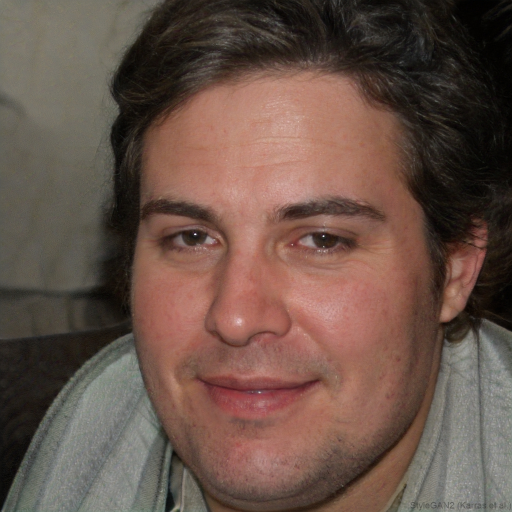
#> input picture foto/ai_generate.jpg, 1024 x 1024 px (shown at 1/2 size)
$ python -i eye_reflection.py   (imports and definitions only)
#> lines starting #> are read from the running program, lines starting #| are printed output that depends on the picture; after the words box and inside, x2 and y2 are one past the last pixel; in counts of white or black regions, pixels touching at a corner belong together
"""
modules/eye_reflection.py
--------------------------
Modul analisis konsistensi refleksi mata (Eye Reflection Consistency).

Catchlight (specular highlight) pada kornea mata adalah sinyal forensik
yang kuat untuk mendeteksi AI-generated dan face-swap images:

  1. Foto asli: catchlight bentuk natural (dari sumber cahaya nyata),
     posisi dan bentuk konsisten antara mata kiri dan kanan,
     ada chromatic aberration subtle di tepi catchlight.

  2. AI-generated (full diffusion): catchlight simetris sempurna antara
     kedua mata, bentuk terlalu reguler (bulat sempurna atau persegi),
     tidak ada chromatic aberration.

  3. Face-swap: catchlight dari wajah donor tidak cocok dengan pencahayaan
     background/environment. Inkonsistensi antara catchlight mata dan
     highlight di kulit/rambut.

Metode:
  1. Deteksi region mata via landmark atau Haar eye detector
  2. Isolasi catchlight via threshold adaptive pada region iris
  3. Analisis simetri catchlight L-R (posisi, bentuk, intensitas)
  4. Hitung regularity score (AI catchlight terlalu regular)
  5. Analisis konsistensi catchlight vs highlight di region non-mata

Sub-skor output:
  - lr_symmetry_score    : simetri L-R (tinggi = terlalu simetris = AI)
  - catchlight_regularity: regularitas bentuk catchlight (tinggi = AI)
  - highlight_consistency: konsistensi dengan highlight lain (rendah = face-swap)
  - eye_score            : skor gabungan 0.0–1.0

Catatan:
  - highlight_consistency DIINVERSI: rendah = inkonsisten = mencurigakan
  - Modul ini memberikan confidence rendah jika mata tidak terdeteksi
    atau catchlight terlalu kecil, dan mengembalikan verdict N/A.

Dependensi: opencv-python, numpy, scipy
"""

import logging
from typing import Any

import cv2
import numpy as np
from scipy.ndimage import label as scipy_label

logger = logging.getLogger(__name__)


# ---------------------------------------------------------------------------
# Konstanta
# ---------------------------------------------------------------------------

MIN_EYE_SIZE         = 20    # ukuran minimum region mata (px)
CATCHLIGHT_THRESHOLD = 180   # threshold brightness untuk catchlight (0–255) — diturunkan dari 220
MIN_CATCHLIGHT_AREA  = 5     # area minimum catchlight (px²)
MAX_CATCHLIGHT_AREA  = 800   # area maksimum (lebih besar = bukan catchlight)


# ---------------------------------------------------------------------------
# Kelas utama
# ---------------------------------------------------------------------------

class EyeReflectionAnalyzer:
    """
    Mendeteksi anomali catchlight pada mata sebagai indikator deepfake/AI.
    """

    def __init__(self, face_detector=None, landmark_predictor=None) -> None:
        self.face_detector      = face_detector
        self.landmark_predictor = landmark_predictor
        self._use_dlib          = (face_detector is not None
                                   and landmark_predictor is not None)

    # ------------------------------------------------------------------
    def analyze(self, image: np.ndarray) -> dict[str, Any]:
        """
        Analisis utama. Menerima gambar BGR (OpenCV format).
        """
        try:
            if image is None or image.size == 0:
                return self._unavailable("Gambar kosong atau tidak valid")

            gray = cv2.cvtColor(image, cv2.COLOR_BGR2GRAY)
            h, w = gray.shape

            # --- Deteksi region mata ---
            left_eye_roi, right_eye_roi = self._detect_eye_regions(gray, image, h, w)

            if left_eye_roi is None or right_eye_roi is None:
                return self._unavailable("Kedua mata tidak terdeteksi")

            # --- Ekstrak catchlight dari masing-masing mata ---
            left_cl  = self._extract_catchlight(left_eye_roi)
            right_cl = self._extract_catchlight(right_eye_roi)

            if left_cl is None or right_cl is None:
                return self._unavailable("Catchlight tidak terdeteksi di satu atau kedua mata")

            # --- Sub-skor 1: L-R symmetry ---
            lr_symmetry_score = self._compute_lr_symmetry(
                left_cl, right_cl, left_eye_roi, right_eye_roi
            )

            # --- Sub-skor 2: Catchlight regularity ---
            catchlight_regularity = self._compute_regularity(left_cl, right_cl)

            # --- Sub-skor 3: Highlight consistency ---
            # Diinversi: rendah = inkonsisten = mencurigakan
            highlight_consistency = self._compute_highlight_consistency(
                gray, image, left_eye_roi, right_eye_roi, h, w
            )
            # Inversi untuk scoring (inkonsistensi = skor tinggi = mencurigakan)
            highlight_inconsistency = 1.0 - highlight_consistency

            # --- Eye score gabungan ---
            # lr_symmetry: AI terlalu simetris → tinggi = mencurigakan
            # catchlight_regularity: AI terlalu regular → tinggi = mencurigakan
            # highlight_inconsistency: face-swap inkonsisten → tinggi = mencurigakan
            eye_score = float(np.clip(
                0.35 * lr_symmetry_score
                + 0.35 * catchlight_regularity
                + 0.30 * highlight_inconsistency,
                0.0, 1.0
            ))

            # --- Confidence ---
            confidence = 0.75  # relatif tinggi jika kedua mata dan catchlight terdeteksi

            # --- Verdict ---
            if eye_score >= 0.60:
                verdict = "FAKE"
            elif eye_score >= 0.42:
                verdict = "SUSPICIOUS"
            else:
                verdict = "REAL"

            return {
                "score":      round(eye_score, 4),
                "confidence": round(confidence, 4),
                "verdict":    verdict,
                "details": {
                    "sub_scores": {
                        "lr_symmetry_score":    round(lr_symmetry_score, 4),
                        "catchlight_regularity":round(catchlight_regularity, 4),
                        "highlight_consistency":round(highlight_consistency, 4),
                    },
                    "left_catchlight_area":  int(left_cl["area"]),
                    "right_catchlight_area": int(right_cl["area"]),
                },
            }

        except Exception as exc:
            logger.error("EyeReflectionAnalyzer error: %s", exc, exc_info=True)
            return self._unavailable(f"Error: {exc}")

    # ------------------------------------------------------------------
    # Private helpers
    # ------------------------------------------------------------------

    def _detect_eye_regions(self, gray, bgr, h, w):
        """Kembalikan (left_eye_patch, right_eye_patch) sebagai dict dengan
        keys: 'patch' (np.ndarray), 'x', 'y', 'w', 'h'."""
        if self._use_dlib:
            return self._dlib_eyes(gray, h, w)
        return self._haar_eyes(gray, h, w)

    # [26 lines left out: function _dlib_eyes, not called in this run]

    def _haar_eyes(self, gray, h, w):
        face_cascade = cv2.CascadeClassifier(
            cv2.data.haarcascades + "haarcascade_frontalface_default.xml"
        )
        eye_cascade = cv2.CascadeClassifier(
            cv2.data.haarcascades + "haarcascade_eye.xml"
        )
        faces = face_cascade.detectMultiScale(
            gray, scaleFactor=1.1, minNeighbors=5, minSize=(60, 60)
        )
        if len(faces) == 0:
            return None, None

        fx, fy, fw, fh = max(faces, key=lambda r: r[2] * r[3])
        face_gray      = gray[fy:fy + fh, fx:fx + fw]

        eyes = eye_cascade.detectMultiScale(
            face_gray, scaleFactor=1.1, minNeighbors=5,
            minSize=(MIN_EYE_SIZE, MIN_EYE_SIZE)
        )
        if len(eyes) < 2:
            return None, None

        # Ambil dua mata teratas, sort kiri-kanan
        eyes_sorted = sorted(eyes, key=lambda e: e[1])[:2]
        eyes_sorted = sorted(eyes_sorted, key=lambda e: e[0])

        def to_dict(ex, ey, ew, eh):
            ax, ay = fx + ex, fy + ey
            return {
                "patch": gray[ay:ay + eh, ax:ax + ew],
                "x": ax, "y": ay, "w": ew, "h": eh,
            }

        left  = to_dict(*eyes_sorted[0])
        right = to_dict(*eyes_sorted[1])
        return left, right

    def _extract_catchlight(self, eye_roi: dict) -> dict | None:
        """
        Ekstrak catchlight terbesar dari region mata.
        Kembalikan dict: area, centroid_rel, circularity, mean_intensity.
        """
        patch = eye_roi["patch"]
        if patch.size == 0:
            return None

        ph, pw = patch.shape

        # Threshold adaptif untuk catchlight
        _, thresh = cv2.threshold(patch, CATCHLIGHT_THRESHOLD, 255, cv2.THRESH_BINARY)

        # Label connected components
        labeled, n_components = scipy_label(thresh)
        if n_components == 0:
            return None

        best = None
        best_area = 0

        for label_id in range(1, n_components + 1):
            component = (labeled == label_id).astype(np.uint8)
            area      = int(component.sum())

            if area < MIN_CATCHLIGHT_AREA or area > MAX_CATCHLIGHT_AREA:
                continue

            if area > best_area:
                best_area = area
                ys, xs    = np.where(component > 0)
                cx_rel    = float(np.mean(xs)) / pw  # relatif terhadap lebar mata
                cy_rel    = float(np.mean(ys)) / ph

                # Circularity: 4π·area / perimeter²
                contours, _ = cv2.findContours(
                    component, cv2.RETR_EXTERNAL, cv2.CHAIN_APPROX_SIMPLE
                )
                perimeter = cv2.arcLength(contours[0], True) if contours else 1.0
                circularity = (4 * np.pi * area) / (perimeter ** 2 + 1e-6)

                best = {
                    "area":         area,
                    "cx_rel":       cx_rel,
                    "cy_rel":       cy_rel,
                    "circularity":  float(circularity),
                    "mean_intensity": float(patch[ys, xs].mean()),
                }

        return best

    def _compute_lr_symmetry(self, left_cl, right_cl, left_roi, right_roi) -> float:
        """
        Hitung simetri L-R catchlight.

        Foto asli: posisi catchlight sedikit berbeda antara L dan R
        karena perspektif dan kontur kornea yang natural.
        AI-generated: posisi dan ukuran sangat simetris (mirrored).

        Normalisasi: 0 = asimetris alami, 1 = terlalu simetris (AI).
        """
        # Posisi relatif (setelah flip untuk mirror comparison)
        left_cx  = left_cl["cx_rel"]
        right_cx = 1.0 - right_cl["cx_rel"]  # mirror
        left_cy  = left_cl["cy_rel"]
        right_cy = right_cl["cy_rel"]

        pos_diff = np.sqrt((left_cx - right_cx) ** 2 + (left_cy - right_cy) ** 2)

        # Perbedaan ukuran (area)
        l_area   = left_cl["area"]
        r_area   = right_cl["area"]
        area_ratio = min(l_area, r_area) / (max(l_area, r_area) + 1e-6)

        # Perbedaan circularity
        circ_diff = abs(left_cl["circularity"] - right_cl["circularity"])

        # Foto asli: pos_diff ~0.1–0.3, area_ratio ~0.5–0.8, circ_diff ~0.1–0.3
        # AI: pos_diff ~0.0–0.05, area_ratio ~0.9–1.0, circ_diff ~0.0–0.05

        # Simetri = rendah pos_diff + tinggi area_ratio + rendah circ_diff
        symmetry = (
            (1.0 - float(np.clip(pos_diff / 0.3, 0.0, 1.0))) * 0.4
            + float(np.clip(area_ratio, 0.0, 1.0)) * 0.4
            + (1.0 - float(np.clip(circ_diff / 0.3, 0.0, 1.0))) * 0.2
        )

        # Normalisasi ulang: symmetry 0.5 → skor 0, symmetry 1.0 → skor 1
        score = float(np.clip((symmetry - 0.5) / 0.5, 0.0, 1.0))
        return score

    def _compute_regularity(self, left_cl: dict, right_cl: dict) -> float:
        """
        Hitung regularitas bentuk catchlight.

        AI: catchlight bulat sempurna (circularity ~1.0) atau persegi.
        Foto asli: catchlight tidak beraturan, memantulkan sumber cahaya
        nyata (window, softbox, ambient).

        Normalisasi: 0 = natural/irregular, 1 = terlalu regular (AI).
        """
        avg_circularity = (left_cl["circularity"] + right_cl["circularity"]) / 2.0

        # Circularity 1.0 = bulat sempurna = AI
        # Foto asli: ~0.4–0.8
        regularity = float(np.clip((avg_circularity - 0.4) / 0.6, 0.0, 1.0))
        return regularity

    def _compute_highlight_consistency(
        self,
        gray: np.ndarray,
        bgr: np.ndarray,
        left_roi: dict,
        right_roi: dict,
        h: int,
        w: int,
    ) -> float:
        """
        Hitung konsistensi catchlight dengan highlight di area non-mata.

        Face-swap: wajah baru punya catchlight yang tidak cocok dengan
        pencahayaan asli (dari background/baju/rambut).

        Logika: bandingkan arah dominan highlight di mata vs arah
        dominan highlight di region non-wajah (bahu, background atas).

        Kembalikan: 0.0 = inkonsisten (mencurigakan), 1.0 = konsisten (asli).
        """
        # Highlight di mata: centroid relatif dari catchlight
        left_cx  = left_roi["x"] + left_cl_cx(left_roi)
        right_cx = right_roi["x"] + right_cl_cx(right_roi)
        eye_light_x = (left_cx + right_cx) / 2.0 / w  # 0 = kiri, 1 = kanan

        # Highlight di background (atas gambar, 0–20% height)
        bg_region = gray[:int(h * 0.2), :]
        bright_bg = (bg_region > 200).astype(np.float32)
        if bright_bg.sum() > 0:
            bg_xs = np.where(bright_bg > 0)[1]
            bg_light_x = float(np.mean(bg_xs)) / w
        else:
            # Tidak ada highlight di background — tidak bisa dibandingkan
            return 0.5

        # Konsistensi: semakin dekat posisi horizontal, semakin konsisten
        diff        = abs(eye_light_x - bg_light_x)
        consistency = float(np.clip(1.0 - diff * 2.0, 0.0, 1.0))
        return consistency

    # ------------------------------------------------------------------
    # [7 lines left out: function _unavailable, not called in this run]


# ---------------------------------------------------------------------------
# Helper standalone (digunakan dalam _compute_highlight_consistency)
# ---------------------------------------------------------------------------

def left_cl_cx(eye_roi: dict) -> float:
    """Estimasi posisi x catchlight dari centroid patch."""
    return eye_roi["w"] * 0.5   # fallback ke tengah jika tidak ada catchlight detail


def right_cl_cx(eye_roi: dict) -> float:
    return eye_roi["w"] * 0.5

>>> import cv2
>>> picture = cv2.imread('../../foto/ai_generate.jpg')
#> picture is the input picture: shape (1024, 1024, 3); mean B, G, R 72.5, 82.4, 104.7
>>> result = EyeReflectionAnalyzer().analyze(picture)
#> in analyze, `gray = cv2.cvtColor(image, cv2.COLOR_BGR2GRAY)`:
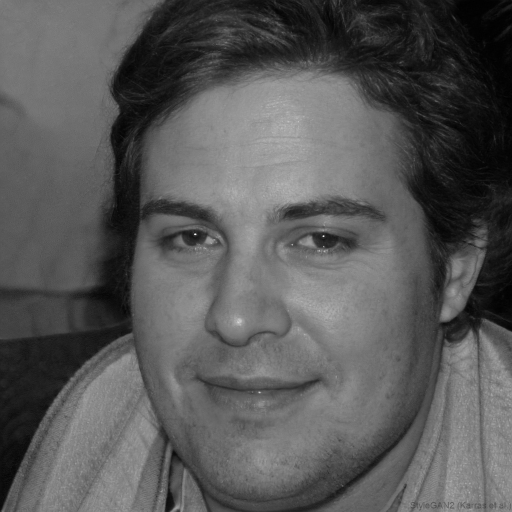
#> gray: shape (1024, 1024) (shown at 1/2 size); min 0, max 253, mean 88
#> in _haar_eyes, `faces = face_cascade.detectMultiScale( gray, scaleFactor=1.1, minNeigh..`: faces = [[170, 218, 674, 674]]
#> in _haar_eyes, `fx, fy, fw, fh = max(faces, key=lambda r: r[2] * r[3])`: fx = 170; fy = 218; fw = 674
#> in _haar_eyes, `face_gray      = gray[fy:fy + fh, fx:fx + fw]`:
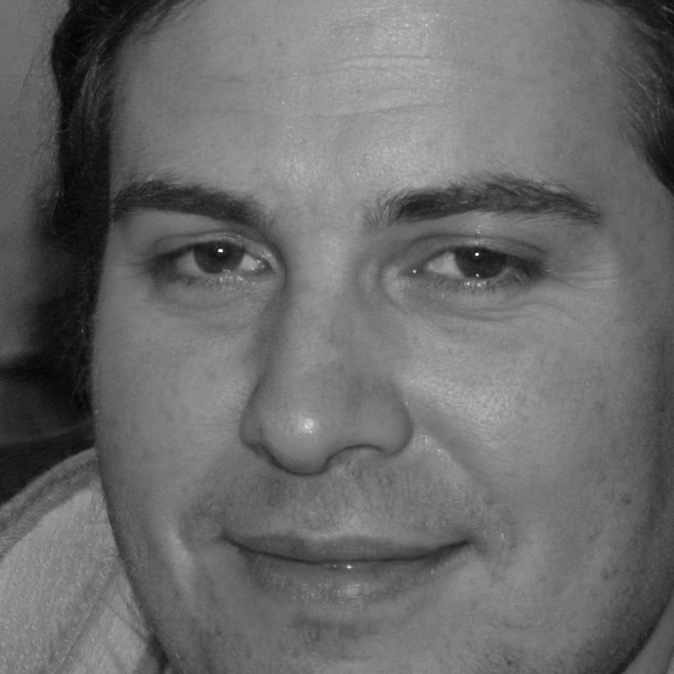
#> face_gray: shape (674, 674); min 4, max 253, mean 106.4
#> in _haar_eyes, `eyes = eye_cascade.detectMultiScale( face_gray, scaleFactor=1.1, minNe..`: eyes = [[133, 193, 131, 131], [335, 230, 89, 89], [385, 193, 146, 146]]
#> in _haar_eyes, `eyes_sorted = sorted(eyes, key=lambda e: e[1])[:2]`: eyes_sorted = [[133, 193, 131, 131], [385, 193, 146, 146]]
#> in to_dict, `ax, ay = fx + ex, fy + ey`: ax = 303; ay = 411
#> in _haar_eyes, `left  = to_dict(*eyes_sorted[0])`: left = 5 items
#> in _extract_catchlight, `patch = eye_roi["patch"]`:
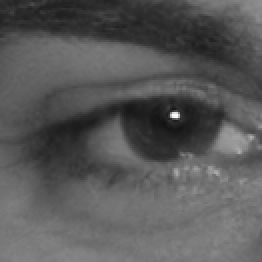
#> patch: shape (131, 131) (shown 2 times larger); min 18, max 251, mean 88.4
#> in _extract_catchlight, `_, thresh = cv2.threshold(patch, CATCHLIGHT_THRESHOLD, 255, cv2.THRESH..`:
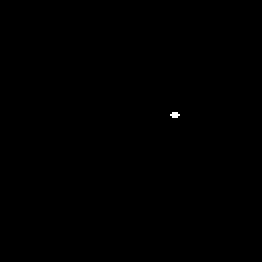
#> thresh: shape (131, 131) (shown 2 times larger); 0.06% white in thin lines or dots, all inside (x1, y1, x2, y2) = (85, 56, 90, 59)
#> in _extract_catchlight, `labeled, n_components = scipy_label(thresh)`: n_components = 1
#> the loop in _extract_catchlight, `for label_id in range(1, n_components + 1):` made 1 pass
#> (area, best_area, ys, xs, cx_rel, cy_rel, perimeter, circularity) on pass 1: (11, 11, [56, 56, 56, 57, 57, 57, 57, 57, 58, 58, 58], [86, 87, 88, 85, 86, 87, 88, 89, 86, 87, 88], 0.664, 0.435, 9.66, 1.48)
#> after the loop in _extract_catchlight, `for label_id in range(1, n_components + 1):`: best_area = 11; circularity = 1.48; cx_rel = 0.664; cy_rel = 0.435; perimeter = 9.66
#> in analyze, `left_cl  = self._extract_catchlight(left_eye_roi)`: left_cl = {'area': 11, 'cx_rel': 0.664, 'cy_rel': 0.435, 'circularity': 1.48, 'mean_intensity': 228}
#> in _extract_catchlight (call 2), `patch = eye_roi["patch"]`:
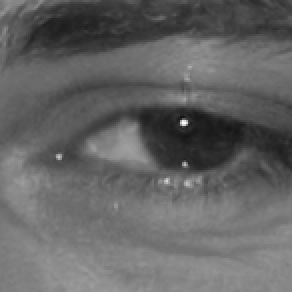
#> patch: shape (146, 146) (shown 2 times larger); min 19, max 253, mean 100.1
#> in _extract_catchlight (call 2), `labeled, n_components = scipy_label(thresh)`: n_components = 5
#> the loop in _extract_catchlight (call 2), `for label_id in range(1, n_components + 1):` made 5 passes
#> (area, best_area, ys, xs, cx_rel, cy_rel, perimeter, circularity) on pass 1: (8, 8, [60, 60, 61, 61, 61, 61, 62, 62], [91, 92, 90, 91, 92, 93, 91, 92], 0.627, 0.418, 7.66, 1.71)
#> after the loop in _extract_catchlight (call 2), `for label_id in range(1, n_components + 1):`: best_area = 8; circularity = 1.71; cx_rel = 0.627; cy_rel = 0.418; perimeter = 7.66
#> in analyze, `right_cl = self._extract_catchlight(right_eye_roi)`: right_cl = {'area': 8, 'cx_rel': 0.627, 'cy_rel': 0.418, 'circularity': 1.71, 'mean_intensity': 222.4}
#> in _compute_lr_symmetry, `left_cx  = left_cl["cx_rel"]`: left_cx = 0.664
#> in _compute_lr_symmetry, `right_cx = 1.0 - right_cl["cx_rel"]`: right_cx = 0.373
#> in _compute_lr_symmetry, `left_cy  = left_cl["cy_rel"]`: left_cy = 0.435
#> in _compute_lr_symmetry, `right_cy = right_cl["cy_rel"]`: right_cy = 0.418
#> in _compute_lr_symmetry, `pos_diff = np.sqrt((left_cx - right_cx) ** 2 + (left_cy - right_cy) **..`: pos_diff = 0.291
#> in _compute_lr_symmetry, `l_area   = left_cl["area"]`: l_area = 11
#> in _compute_lr_symmetry, `r_area   = right_cl["area"]`: r_area = 8
#> in _compute_lr_symmetry, `area_ratio = min(l_area, r_area) / (max(l_area, r_area) + 1e-6)`: area_ratio = 0.727
#> in _compute_lr_symmetry, `circ_diff = abs(left_cl["circularity"] - right_cl["circularity"])`: circ_diff = 0.232
#> in _compute_lr_symmetry, `symmetry = ( (1.0 - float(np.clip(pos_diff / 0.3, 0.0, 1.0))) * 0.4 + ..`: symmetry = 0.347
#> in _compute_lr_symmetry, `score = float(np.clip((symmetry - 0.5) / 0.5, 0.0, 1.0))`: score = 0
#> in _compute_regularity, `avg_circularity = (left_cl["circularity"] + right_cl["circularity"]) /..`: avg_circularity = 1.6
#> in _compute_regularity, `regularity = float(np.clip((avg_circularity - 0.4) / 0.6, 0.0, 1.0))`: regularity = 1
#> in _compute_highlight_consistency, `left_cx  = left_roi["x"] + left_cl_cx(left_roi)`: left_cx = 368.5
#> in _compute_highlight_consistency, `right_cx = right_roi["x"] + right_cl_cx(right_roi)`: right_cx = 628
#> in _compute_highlight_consistency, `eye_light_x = (left_cx + right_cx) / 2.0 / w`: eye_light_x = 0.487
#> in _compute_highlight_consistency, `bg_region = gray[:int(h * 0.2), :]`:
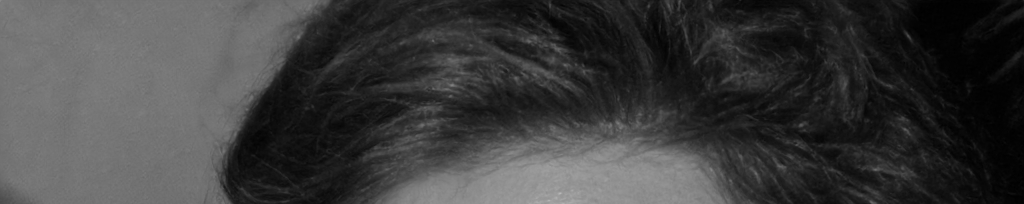
#> bg_region: shape (204, 1024); min 0, max 184, mean 61.3
#> in analyze, `highlight_consistency = self._compute_highlight_consistency( gray, ima..`: highlight_consistency = 0.5
#> result = 4 items
